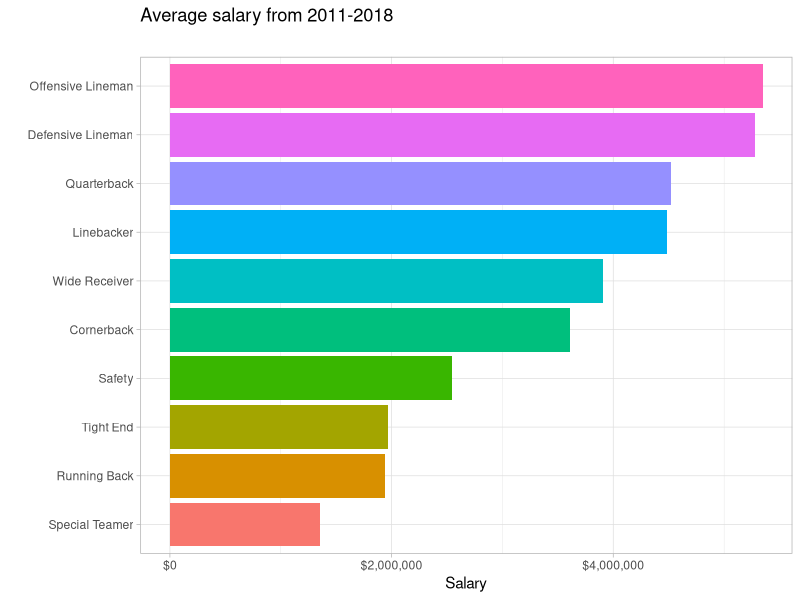
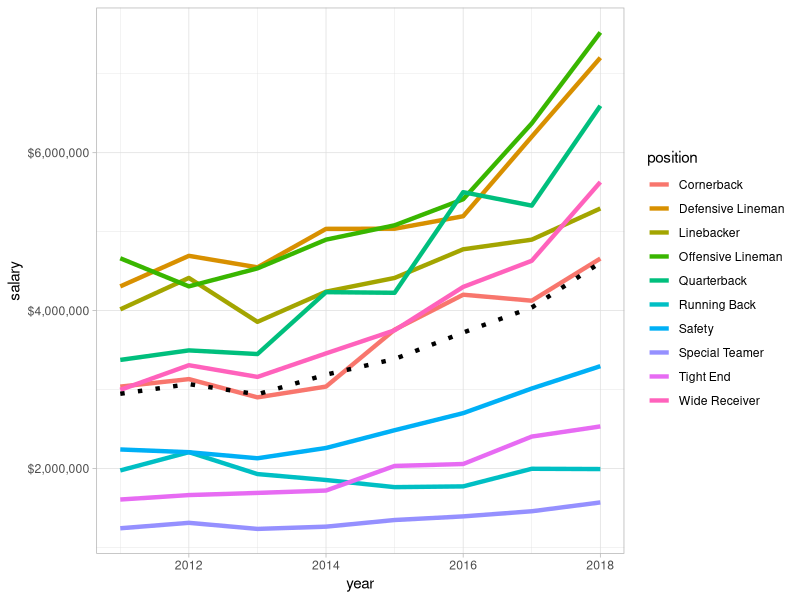

These figures' R source, in order:
## ---- chunk 1

library(tidyverse)
library(here)
library(readxl)
library(scales)

## ---- chunk 2

theme_set(theme_light())

## ---- chunk 3

nfl_salaries_raw <- read_xlsx(here("nfl-salaries", "nfl_salaries.xlsx"))

nfl_salaries <- read_xlsx(here("nfl-salaries", "nfl_salaries.xlsx")) %>% 
  pivot_longer(-year, names_to = "position", values_to = "salary")

## ---- chunk 4

nfl_salaries %>% 
  group_by(position) %>% 
  summarise(salary = mean(salary, na.rm = TRUE)) %>% 
  mutate(position = fct_reorder(position, salary)) %>% 
  ggplot(aes(position, salary, fill = position)) + 
  geom_col() +
  scale_y_continuous(labels = dollar_format()) +
  coord_flip() +
  labs(title = "Average salary from 2011-2018", 
       subtitle = "",
       x = "",
       y = "Salary") +
  theme(legend.position = "none")

## ---- chunk 5

positional_trends <- nfl_salaries %>% 
  group_by(year, position) %>% 
  summarise(salary = mean(salary, na.rm = TRUE)) 

## ---- chunk 6

overall_trend <- nfl_salaries %>% 
  group_by(year) %>% 
  summarise(salary = mean(salary, na.rm = TRUE))

## ---- chunk 7

ggplot() +
  geom_line(data = positional_trends, 
            mapping = aes(year, salary, color = position), 
            size = 1.5
            ) +
  geom_path(data = overall_trend, 
            mapping = aes(year, salary), 
            linetype = "dotted",
            size = 1.5
            ) +
  scale_y_continuous(label = dollar_format())

## ---- chunk 8



## ---- chunk 9



